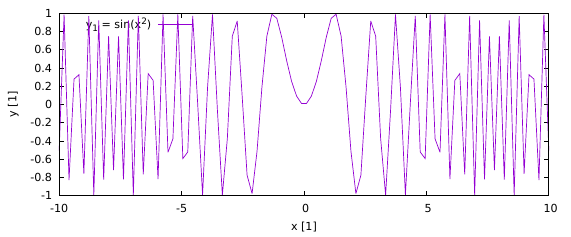

Recreate this plot in gnuplot.
set terminal pdf
set output 'block-diag-1-gnuplottex-fig1.pdf'
set terminal pdf enhanced size 14.5cm, 6cm
set key top left
set xlabel 'x [1]'
set ylabel 'y [1]'

f1(x)=sin(x**2)

plot f1(x) title 'y_1 = sin(x^2)'
